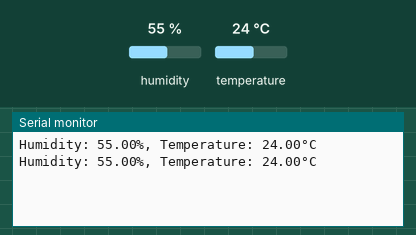
A program run on a simulated ESP32-C6. Shown: the last lines printed to the serial monitor. Inputs (shaded band) come from the test bench; at power-on: humidity 55 %, temperature 24 °C.

Above: at 2.8 s.
2.9 s: humidity set to 22 %
At 5.2 s:
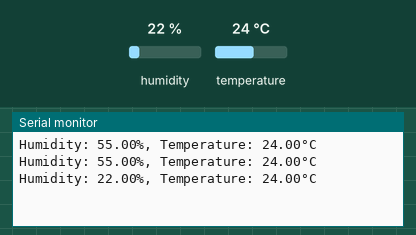
5.6 s: temperature set to 12 °C
At 7.5 s:
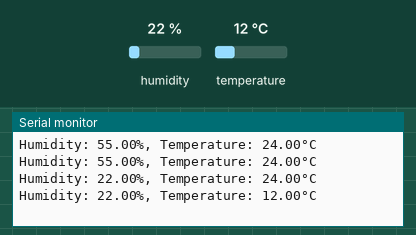
8.3 s: humidity set to 40 %
At 11.1 s:
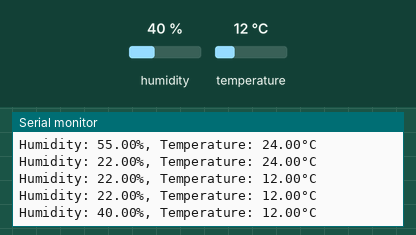
Timing chart, 0 to 12.6 s (numbered marks = the images above; inputs shaded):
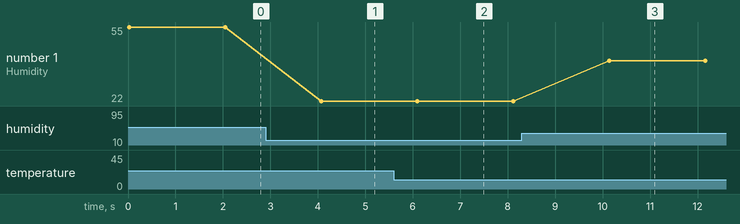

Measured:
- after the input at 2.9 s, the serial monitor: prints a new line after 1.2 s (image 1)
- after the input at 5.6 s, the serial monitor: prints a new line after 0.49 s (image 2)
- after the input at 8.3 s, the serial monitor: prints a new line after 1.8 s (image 3)
- plotted number 1: 55 → 22 after the input at 2.9 s, 22 → 40 after the input at 8.3 s

The program:

main.cpp
```cpp
#include <Arduino.h>
#include <WiFi.h>
#include <Adafruit_Sensor.h>
#include <DHT.h> // Include the DHT library

// DHT11 sensor configuration
#define DHTPIN 20 // Define the pin for DHT11 data
#define DHTTYPE DHT11 // Define the type of DHT sensor
DHT dht(DHTPIN, DHTTYPE); // Create a DHT object

// Function declarations
int myFunction(int, int);
void dhtReadTask(void *pvParameters);

// Setup
void setup() {
  // Start serial monitoring for debugging
  Serial.begin(115200);

  // Start the DHT sensor
  dht.begin();

  // Create FreeRTOS task for reading from DT11
  xTaskCreate(dhtReadTask,      // Task function
              "DHTReadTask",    // Task name
              10000,             // Stack size
              NULL,              // Task parameters
              1,                 // Task priority
              NULL);             // Task handle
}

// Loop (most code should be in tasks)
void loop() {

}

// Task function to read DHT sensor data
void dhtReadTask(void *pvParameters) {
  (void)pvParameters; // Unused parameter

  for (;;) {
    // Read sensor values
    float humidity = dht.readHumidity();
    float temperature = dht.readTemperature();

    // Print the values to serial monitor
    Serial.print("Humidity: ");
    Serial.print(humidity);
    Serial.print("%, Temperature: ");
    Serial.print(temperature);
    Serial.println("°C");

    // Wait for 2 seconds before the next reading
    vTaskDelay(pdMS_TO_TICKS(2000));
  }
}
```
